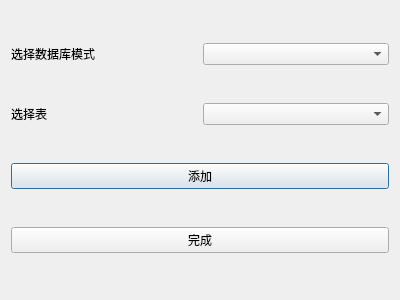
<?xml version="1.0" encoding="UTF-8"?>
<ui version="4.0">
 <class>source_dingyue</class>
 <widget class="QDialog" name="source_dingyue">
  <property name="geometry">
   <rect>
    <x>0</x>
    <y>0</y>
    <width>400</width>
    <height>300</height>
   </rect>
  </property>
  <property name="windowTitle">
   <string>Dialog</string>
  </property>
  <layout class="QVBoxLayout" name="verticalLayout">
   <item>
    <layout class="QHBoxLayout" name="horizontalLayout_3">
     <item>
      <widget class="QLabel" name="label_2">
       <property name="text">
        <string>选择数据库模式</string>
       </property>
      </widget>
     </item>
     <item>
      <widget class="QComboBox" name="comboBox_pattern"/>
     </item>
    </layout>
   </item>
   <item>
    <layout class="QHBoxLayout" name="horizontalLayout">
     <item>
      <widget class="QLabel" name="label">
       <property name="text">
        <string>选择表</string>
       </property>
      </widget>
     </item>
     <item>
      <widget class="QComboBox" name="comboBox_table"/>
     </item>
    </layout>
   </item>
   <item>
    <widget class="QPushButton" name="pushButton_add">
     <property name="text">
      <string>添加</string>
     </property>
    </widget>
   </item>
   <item>
    <widget class="QPushButton" name="pushButton_over">
     <property name="text">
      <string>完成</string>
     </property>
    </widget>
   </item>
  </layout>
 </widget>
 <resources/>
 <connections/>
</ui>
